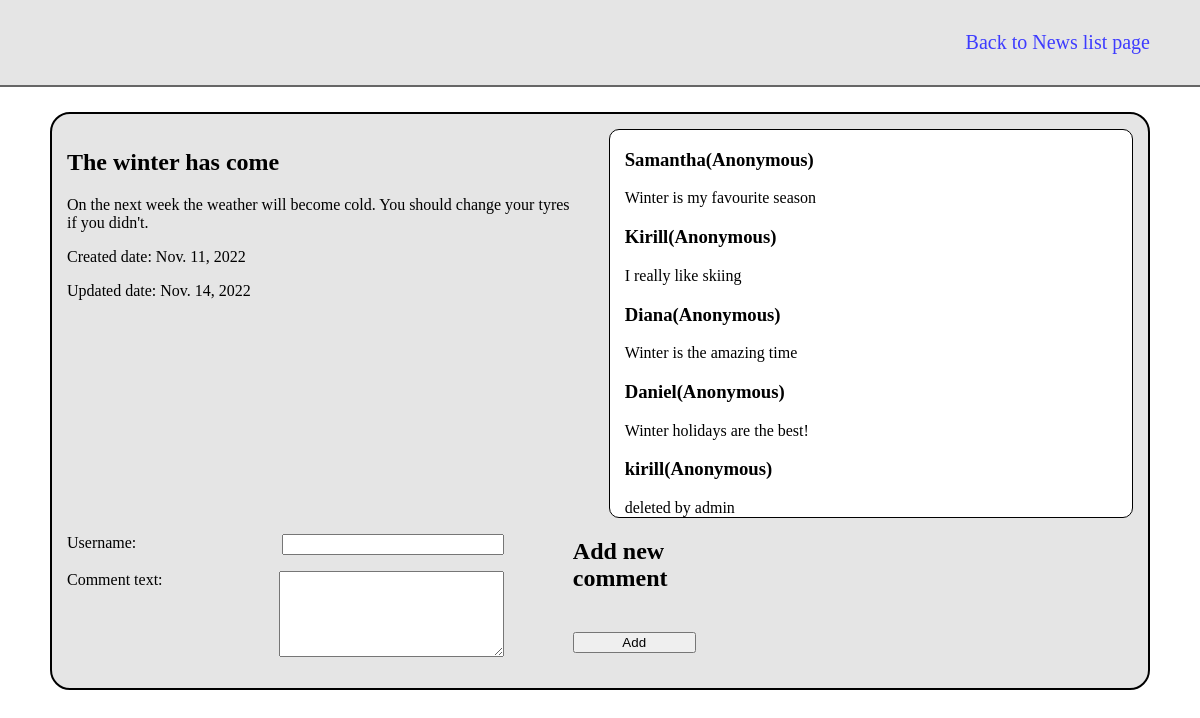
Page /news/4 on the committed database.
### app_news/models.py (models this page shows, shortened)
class News(models.Model):
    title = models.CharField(max_length=100, verbose_name='Title')
    description = models.TextField(verbose_name='Description')
    created_at = models.DateField(verbose_name='Created at', auto_now_add=True)
    updated_at = models.DateField(verbose_name='Updated at', auto_now=True)
    is_active = models.BooleanField(verbose_name='Is active', default=True)
    tag = models.CharField(verbose_name='Tag', max_length=20, default=None, null=True, blank=True)
    author = models.ForeignKey(User, on_delete=models.CASCADE, verbose_name='User',
                               related_name='news', null=True, blank=True)
    class Meta:
        verbose_name_plural = 'News'
        permissions = (
            ('publish_news', 'Can publish'),
        )

class Comment(models.Model):
    username = models.CharField(max_length=30, verbose_name='Username', blank=True)
    comment_text = models.TextField(verbose_name='Comment text')
    news = models.ForeignKey('News', on_delete=models.CASCADE, verbose_name='News', related_name='comments')
    user = models.ForeignKey(User, on_delete=models.CASCADE, verbose_name='User',
                             related_name='comments', null=True, blank=True)

### app_news/views.py (the view, shortened to what this page needs)
# urls.py: path('<int:pk>', views.NewsDetailView.as_view(), name='news-detail'),
class NewsDetailView(generic.DetailView):
    model = News
    def get_context_data(self, **kwargs):
        context = super().get_context_data(**kwargs)
        context['form'] = CommentForm
        return context

### app_news/templates/app_news/news_detail.html (shortened to what this page needs)
{% load static %}
<!DOCTYPE html>
<html lang="en">
<head>
    <link rel="stylesheet" href="{% static 'app_news/style.css' %}">
</head>
<body>
  <header class="header">
      <div class="header-container header-news">
          <p><a class="link header__link" href="{% url 'news-list' %}">Back to News list page</a></p>
      </div>
  </header>
  <section class="news-comment">
      <div class="news-comment-container">
          <div class="news__item">
              <div class="news__item_top">
                  <h2>{{ object.title }}</h2>
                  <p>{{ object.description }}</p>
                  <p>Created date: {{ object.created_at }}</p>
                  <p>Updated date: {{ object.updated_at }}</p>
              </div>
          </div>
          <div class="news__comment">
             {% if object.comments.all %}
              <ul class="list">
                  {% for comment in object.comments.all %}
                  <li class="news__comment__list__item">
                      {% if not comment.user %}
                      <h3>{{ comment.username }}(Anonymous)</h3>
                      {% else %}
                      <h3>{{ comment.username }}</h3>
                      {% endif %}
                      {{ comment.comment_text }}
                  </li>
                  {% endfor %}
              </ul>
              {% else %}
              <p>No comments</p>
              {% endif %}
          </div>
          <div>
              <form class="news__comment-new" method="post">
                  <div class="comment-new__content">
                      {% if not request.user.is_authenticated %}
                      <p class="news__comment-new__item">
                          {{ form.username.label_tag }}
                          {{ form.username }}
                      </p>
                      {% endif %}
                      <p class="news__comment-new__item item-text">
                          {{ form.comment_text.label_tag }}
                          {{ form.comment_text }}
                      </p>
                  </div>
                  <div class="comment-new__text">
                      <h2>Add new comment</h2>
                      <button type='submit'>Add</button>
                  </div>
              </form>
          </div>
      </div>
  </section>
</body>
</html>

### app_news/static/app_news/style.css (style rules this page uses)
body { margin: 0; padding: 0; }
.header { padding: 15px 50px; margin-bottom: 25px; border-bottom: 2px solid #666666; background: #e5e5e5; }
.header-container { display: flex; justify-content: space-between; align-items: center; }
.header-news { justify-content: flex-end; }
.link { text-decoration: none; color: #3d3bff; }
.header__link { font-size: 20px; }
.list { margin: 0; padding: 0; list-style-type: none; }
.news-comment-container { max-width: 100%; display: flex; justify-content: space-between; flex-wrap: wrap; margin: 0 50px; padding: 15px; background: #e5e5e5; border: 2px solid black; border-radius: 20px; }
.news__item { display: flex; flex-direction: column; justify-content: space-between; width: calc((100% - 40px) / 2); margin-right: 15px; }
.news__comment { width: 49%; max-height: 400px; overflow-y: scroll; background: white; border: 1px solid black; border-radius: 10px; }
.news__comment__list__item { padding-left: 15px; }
.news__comment-new { display: flex; justify-content: space-between; }
.comment-new__content textarea { width: 50%; height: 80px; }
.comment-new__content input { width: 49%; }
.news__comment-new__item { display: flex; justify-content: space-between; }
.comment-new__text { display: flex; width: calc((100% - 15px) / 2 * 0.4); flex-direction: column; justify-content: space-between; margin-bottom: 20px; }
.comment-new__text button { width: 100%; }

### rows in the picture
News: title "The winter has come", description "On the next week the weather will become cold. You should change your tyres if you didn't.", created_at "Nov. 11, 2022", updated_at "Nov. 14, 2022"
Comment: username "Samantha", comment_text "Winter is my favourite season"
Comment: username "Kirill", comment_text "I really like skiing"
Comment: username "Diana", comment_text "Winter is the amazing time"
Comment: username "Daniel", comment_text "Winter holidays are the best!"
Comment: username "kirill", comment_text "deleted by admin"
